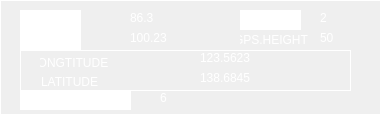
      <widget class="QWidget" name="widget_14" native="true">
       <property name="geometry">
        <rect>
         <x>450</x>
         <y>145</y>
         <width>381</width>
         <height>115</height>
        </rect>
       </property>
       <property name="styleSheet">
        <string notr="true">border:1px solid rgb(255,255,255)</string>
       </property>
       <widget class="QLineEdit" name="lineEdit_56">
        <property name="geometry">
         <rect>
          <x>20</x>
          <y>10</y>
          <width>61</width>
          <height>20</height>
         </rect>
        </property>
        <property name="focusPolicy">
         <enum>Qt::NoFocus</enum>
        </property>
        <property name="styleSheet">
         <string notr="true">color: rgb(255, 255, 255);
font: 57 8pt &quot;aakar&quot;;
border:rgb(0,0,0);</string>
        </property>
        <property name="text">
         <string>GPS.YAW</string>
        </property>
       </widget>
       <widget class="QLineEdit" name="lineEdit_57">
        <property name="geometry">
         <rect>
          <x>20</x>
          <y>30</y>
          <width>61</width>
          <height>20</height>
         </rect>
        </property>
        <property name="focusPolicy">
         <enum>Qt::NoFocus</enum>
        </property>
        <property name="styleSheet">
         <string notr="true">color: rgb(255, 255, 255);
font: 57 8pt &quot;aakar&quot;;
border:rgb(0,0,0);</string>
        </property>
        <property name="text">
         <string>GPS.SPEED</string>
        </property>
       </widget>
       <widget class="QLineEdit" name="lineEdit_58">
        <property name="geometry">
         <rect>
          <x>240</x>
          <y>10</y>
          <width>61</width>
          <height>20</height>
         </rect>
        </property>
        <property name="focusPolicy">
         <enum>Qt::NoFocus</enum>
        </property>
        <property name="styleSheet">
         <string notr="true">color: rgb(255, 255, 255);
font: 57 8pt &quot;aakar&quot;;
border:rgb(0,0,0);</string>
        </property>
        <property name="text">
         <string>HDOP</string>
        </property>
       </widget>
       <widget class="QLineEdit" name="lineEdit_59">
        <property name="geometry">
         <rect>
          <x>20</x>
          <y>90</y>
          <width>111</width>
          <height>20</height>
         </rect>
        </property>
        <property name="focusPolicy">
         <enum>Qt::NoFocus</enum>
        </property>
        <property name="styleSheet">
         <string notr="true">color: rgb(255, 255, 255);
font: 57 10pt &quot;aakar&quot;;
border:rgb(0,0,0);</string>
        </property>
        <property name="text">
         <string>Number of satellites</string>
        </property>
       </widget>
       <widget class="QWidget" name="widget_10" native="true">
        <property name="geometry">
         <rect>
          <x>20</x>
          <y>50</y>
          <width>331</width>
          <height>41</height>
         </rect>
        </property>
        <widget class="QLineEdit" name="lineEdit_60">
         <property name="geometry">
          <rect>
           <x>20</x>
           <y>3</y>
           <width>71</width>
           <height>20</height>
          </rect>
         </property>
         <property name="focusPolicy">
          <enum>Qt::NoFocus</enum>
         </property>
         <property name="styleSheet">
          <string notr="true">color: rgb(255, 255, 255);
font: 57 8pt &quot;aakar&quot;;
border:rgb(0,0,0);
background-color: transparent;</string>
         </property>
         <property name="text">
          <string>LONGTITUDE</string>
         </property>
        </widget>
        <widget class="QLineEdit" name="lineEdit_61">
         <property name="geometry">
          <rect>
           <x>20</x>
           <y>22</y>
           <width>61</width>
           <height>20</height>
          </rect>
         </property>
         <property name="focusPolicy">
          <enum>Qt::NoFocus</enum>
         </property>
         <property name="styleSheet">
          <string notr="true">color: rgb(255, 255, 255);
font: 57 8pt &quot;aakar&quot;;
border:rgb(0,0,0);
background-color: transparent;</string>
         </property>
         <property name="text">
          <string>LATITUDE</string>
         </property>
        </widget>
        <widget class="QLabel" name="label_74">
         <property name="geometry">
          <rect>
           <x>180</x>
           <y>0</y>
           <width>101</width>
           <height>16</height>
          </rect>
         </property>
         <property name="styleSheet">
          <string notr="true">border:rgb(0,0,0);
font: 9pt &quot;Noto Sans&quot;;
color: rgb(255, 255, 255);
background-color: transparent;</string>
         </property>
         <property name="text">
          <string>123.5623</string>
         </property>
        </widget>
        <widget class="QLabel" name="label_75">
         <property name="geometry">
          <rect>
           <x>180</x>
           <y>20</y>
           <width>101</width>
           <height>16</height>
          </rect>
         </property>
         <property name="styleSheet">
          <string notr="true">border:rgb(0,0,0);
font: 9pt &quot;Noto Sans&quot;;
color: rgb(255, 255, 255);
background-color: transparent;</string>
         </property>
         <property name="text">
          <string>138.6845</string>
         </property>
        </widget>
       </widget>
       <widget class="QLineEdit" name="lineEdit_65">
        <property name="geometry">
         <rect>
          <x>240</x>
          <y>30</y>
          <width>71</width>
          <height>20</height>
         </rect>
        </property>
        <property name="focusPolicy">
         <enum>Qt::NoFocus</enum>
        </property>
        <property name="styleSheet">
         <string notr="true">color: rgb(255, 255, 255);
font: 57 8pt &quot;aakar&quot;;
border:rgb(0,0,0);
background-color: transparent;</string>
        </property>
        <property name="text">
         <string>GPS.HEIGHT</string>
        </property>
       </widget>
       <widget class="QLabel" name="label_76">
        <property name="geometry">
         <rect>
          <x>130</x>
          <y>10</y>
          <width>41</width>
          <height>16</height>
         </rect>
        </property>
        <property name="styleSheet">
         <string notr="true">border:rgb(0,0,0);
font: 9pt &quot;Noto Sans&quot;;
color: rgb(255, 255, 255);
background-color: transparent;</string>
        </property>
        <property name="text">
         <string>86.3</string>
        </property>
       </widget>
       <widget class="QLabel" name="label_77">
        <property name="geometry">
         <rect>
          <x>130</x>
          <y>30</y>
          <width>51</width>
          <height>16</height>
         </rect>
        </property>
        <property name="styleSheet">
         <string notr="true">border:rgb(0,0,0);
font: 9pt &quot;Noto Sans&quot;;
color: rgb(255, 255, 255);
background-color: transparent;</string>
        </property>
        <property name="text">
         <string>100.23</string>
        </property>
       </widget>
       <widget class="QLabel" name="label_78">
        <property name="geometry">
         <rect>
          <x>320</x>
          <y>10</y>
          <width>41</width>
          <height>16</height>
         </rect>
        </property>
        <property name="styleSheet">
         <string notr="true">border:rgb(0,0,0);
font: 9pt &quot;Noto Sans&quot;;
color: rgb(255, 255, 255);
background-color: transparent;</string>
        </property>
        <property name="text">
         <string>2</string>
        </property>
       </widget>
       <widget class="QLabel" name="label_79">
        <property name="geometry">
         <rect>
          <x>320</x>
          <y>30</y>
          <width>41</width>
          <height>16</height>
         </rect>
        </property>
        <property name="styleSheet">
         <string notr="true">border:rgb(0,0,0);
font: 9pt &quot;Noto Sans&quot;;
color: rgb(255, 255, 255);
background-color: transparent;</string>
        </property>
        <property name="text">
         <string>50</string>
        </property>
       </widget>
       <widget class="QLabel" name="label_80">
        <property name="geometry">
         <rect>
          <x>160</x>
          <y>90</y>
          <width>41</width>
          <height>16</height>
         </rect>
        </property>
        <property name="styleSheet">
         <string notr="true">border:rgb(0,0,0);
font: 9pt &quot;Noto Sans&quot;;
color: rgb(255, 255, 255);
background-color: transparent;</string>
        </property>
        <property name="text">
         <string>6</string>
        </property>
       </widget>
      </widget>
